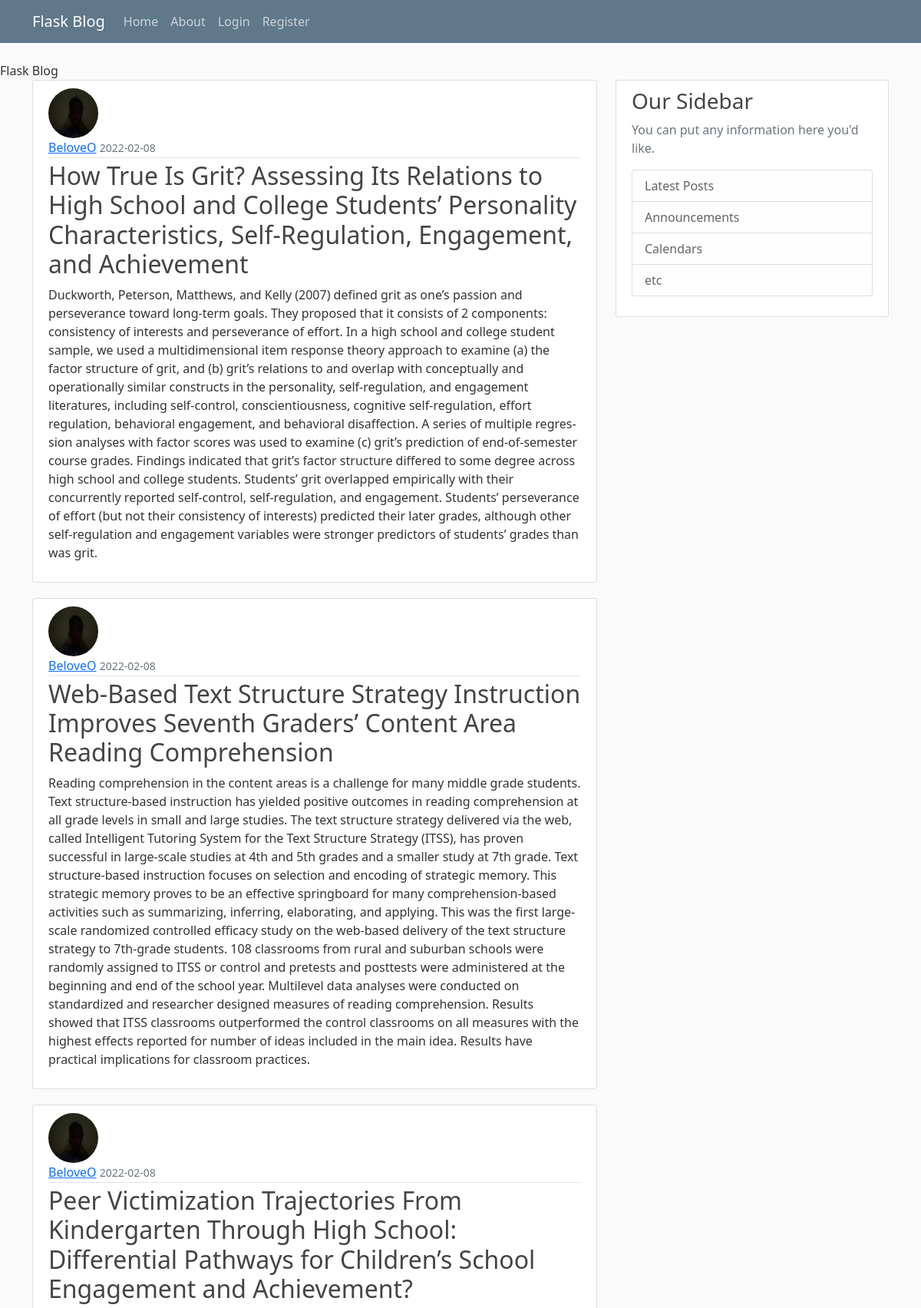
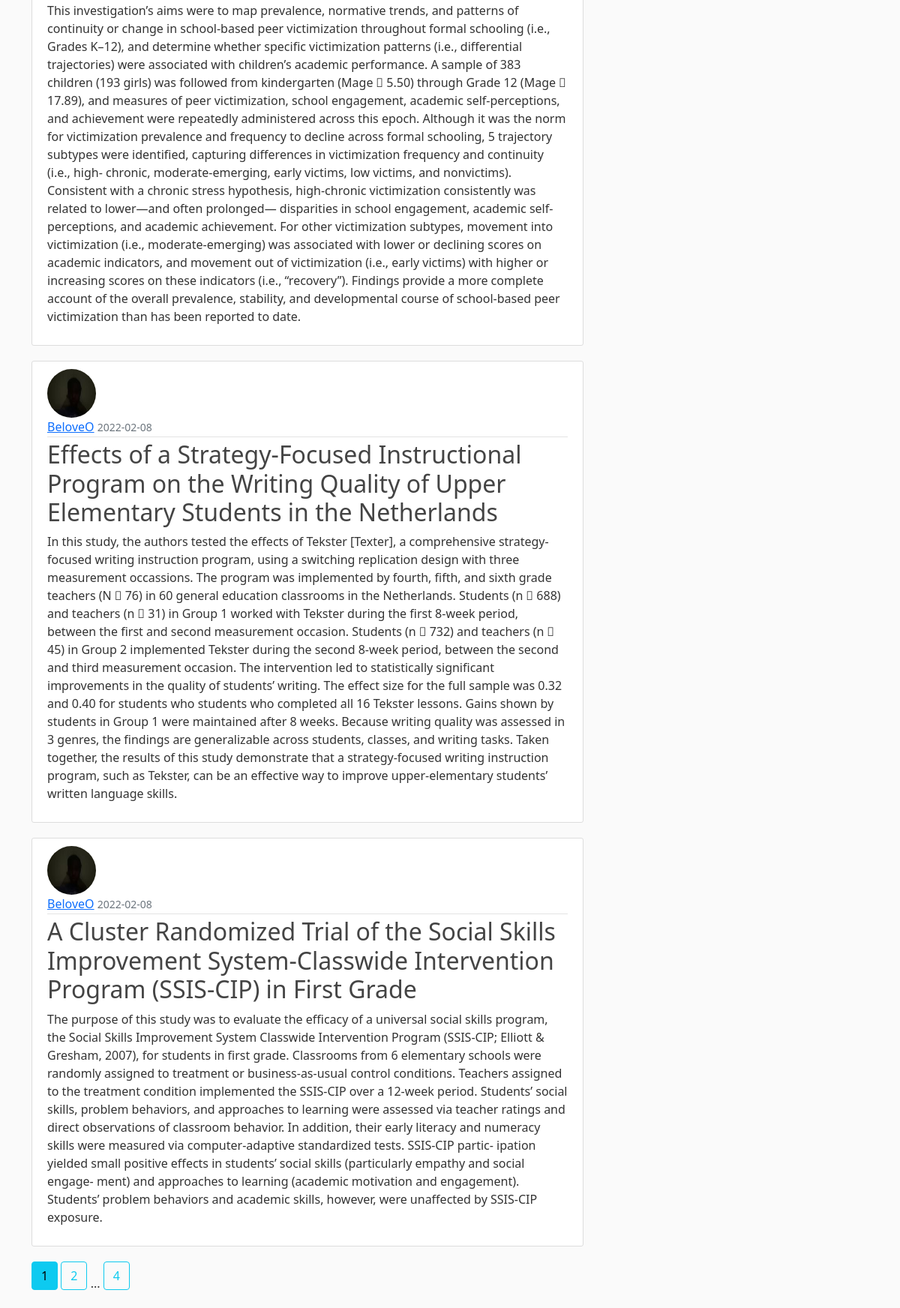
The page /home on the database its author committed (2 pictures, top to bottom).
### flaskblog/models.py (models this page shows, shortened)
class Post(db.Model):
	id = db.Column(db.Integer, primary_key=True)
	title = db.Column(db.String(100), nullable=False)
	date_posted = db.Column(db.DateTime, nullable=False, default=datetime.utcnow)
	content = db.Column(db.Text, nullable=False)
	user_id = db.Column(db.Integer, db.ForeignKey('user.id'), nullable=False)

class User(db.Model, UserMixin):
	id = db.Column(db.Integer, primary_key=True)
	username = db.Column(db.String(20), unique=True, nullable=False)
	email = db.Column(db.String(120), unique=True, nullable=False)
	image_file = db.Column(db.String(20), nullable=False, default='default.jpg')
	password = db.Column(db.String(60), nullable=False)
	posts = db.relationship('Post', backref='author', lazy=True)

### flaskblog/routes.py (the view)
@app.route("/")
@app.route("/home")
def home():
	page = request.args.get('page', 1, type=int)
	posts = Post.query.order_by(Post.date_posted.desc()).paginate(page=page, per_page=5)
	return render_template('home.html', posts=posts)

### flaskblog/templates/home.html
{% extends "layout.html" %}
{% block content %}
   {% for post in posts.items %}
       <article class="media content-section">
       	<img class="rounded-circle article-img" src="{{ url_for('static', filename='profile_pics/' + post.author.image_file) }}">
         <div class="media-body">
           <div class="article-metadata">
             <a class="mr-2" href="{{ url_for('user_posts', username=post.author.username) }}">{{ post.author.username }}</a>
             <small class="text-muted">{{ post.date_posted.strftime('%Y-%m-%d') }}</small>
           </div>
           <h2><a class="article-title" style="text-decoration: none" href="{{ url_for('post', post_id=post.id) }}">{{ post.title }}</a></h2>
           <p class="article-content">{{ post.content }}</p>
         </div>
       </article>
    {% endfor %}
    {% for page_num in posts.iter_pages(left_edge=1, right_edge=1, left_current=1, right_current=2) %}
    	{% if page_num %}
    		{% if posts.page == page_num %}
    			<a class="btn btn-info mb-4" href="{{ url_for('home', page=page_num) }}">{{ page_num }}</a>
    		{% else %}
    			<a class="btn btn-outline-info mb-4" href="{{ url_for('home', page=page_num) }}">{{ page_num }}</a>
    		{% endif %}
    	{% else %}
    		...
    	{% endif %}
    {% endfor %}
{% endblock content %}

### flaskblog/templates/layout.html (shortened to what this page needs)
<!DOCTYPE html PUBLIC "-//W3C//DTD HTML 4.01//EN" "http://www.w3.org/TR/html4/strict.dtd">
<html>
<head>
  <link href="https://cdn.jsdelivr.net/npm/bootstrap@5.1.3/dist/css/bootstrap.min.css" rel="stylesheet">
  <link href="{{ url_for('static', filename='main.css') }}" link rel="stylesheet" type="text/css"
  {% if title %}
  <title>Flask Blog - {{ title }}</title>
  {% else %}
   <title>Flask Blog</title>
  {% endif %}
</head>
<body>
  <header class="site-header">
     <nav class="navbar navbar-expand-md navbar-dark bg-steel fixed-top">
       <div class="container">
         <a class="navbar-brand mr-4" href="/">Flask Blog</a>
         <div class="collapse navbar-collapse" id="navbarToggle">
           <div class="navbar-nav mr-auto">
             <a class="nav-item nav-link" href="{{ url_for('home')}}">Home</a>
             <a class="nav-item nav-link" href="{{ url_for('about')}}">About</a>
          </div>
          <div class="navbar-nav">
          	{% if current_user.is_authenticated %}
          		<a class="nav-item nav-link" href="{{ url_for('new_post')}}">New Post</a>
          		<a class="nav-item nav-link" href="{{ url_for('account')}}">Account</a>
          		<a class="nav-item nav-link" href="{{ url_for('logout')}}">Logout</a>
          	{% else %}
            <a class="nav-item nav-link" href="{{ url_for('login')}}">Login</a>
            <a class="nav-item nav-link" href="{{ url_for('register')}}">Register</a>
            {% endif %}
          </div>
        </div>
      </div>
    </nav>
  </header>
  <main role="main" class="container">
    <div class="row">
      <div class="col-md-8">
        {% block content %}{% endblock %}
      </div>
      <div class="col-md-4">
        <div class="content-section">
          <h3>Our Sidebar</h3>
          <p class='text-muted'>You can put any information here you'd like.
            <ul class="list-group">
              <li class="list-group-item list-group-item-light">Latest Posts</li>
              <li class="list-group-item list-group-item-light">Announcements</li>
              <li class="list-group-item list-group-item-light">Calendars</li>
              <li class="list-group-item list-group-item-light">etc</li>
            </ul>
          </p>
        </div>
      </div>
    </div>
  </main>
</body>
</html>

### flaskblog/static/main.css (style rules this page uses)
body { background: #fafafa; color: #333333; margin-top: 5rem; }
h1, h2, h3, h4, h5, h6 { color: #444444; }
.bg-steel { background-color: #5f788a; }
.site-header .navbar-nav .nav-link { color: #cbd5db; }
.content-section { background: #ffffff; padding: 10px 20px; border: 1px solid #dddddd; border-radius: 3px; margin-bottom: 20px; }
.article-title { color: #444444; }
.article-content { white-space: pre-line; }
.article-img { height: 65px; width: 65px; margin-right: 16px; }
.article-metadata { padding-bottom: 1px; margin-bottom: 4px; border-bottom: 1px solid #e3e3e3 }

### rows shown on the page
Post: image_file (picture), author.username "BeloveO", date_posted "2022-02-08", title "How True Is Grit? Assessing Its Relations to High School and College Students’ Personality Characteristics, Self-Regulation, Engagement, and Achievement", content "Duckworth, Peterson, Matthews, and Kelly (2007) defined grit as one’s passion and perseverance toward long-term goals. They proposed that it consists of 2 components: consistency of interests and perseverance of effort. In a high school and college student sample, we used a multidimensional item response theory approach to examine (a) the factor structure of grit, and (b) grit’s relations to and overlap with conceptually and operationally similar constructs in the personality, self-regulation, and engagement literatures, including self-control, conscientiousness, cognitive self-regulation, effort regulation, behavioral engagement, and behavioral disaffection. A series of multiple regres-…"
Post: image_file (picture), author.username "BeloveO", date_posted "2022-02-08", title "Web-Based Text Structure Strategy Instruction Improves Seventh Graders’ Content Area Reading Comprehension", content "Reading comprehension in the content areas is a challenge for many middle grade students. Text structure-based instruction has yielded positive outcomes in reading comprehension at all grade levels in small and large studies. The text structure strategy delivered via the web, called Intelligent Tutoring System for the Text Structure Strategy (ITSS), has proven successful in large-scale studies at 4th and 5th grades and a smaller study at 7th grade. Text structure-based instruction focuses on selection and encoding of strategic memory. This strategic memory proves to be an effective springboard for many comprehension-based activities such as summarizing, inferring, elaborating, and applying.…"
Post: image_file (picture), author.username "BeloveO", date_posted "2022-02-08", title "Peer Victimization Trajectories From Kindergarten Through High School: Differential Pathways for Children’s School Engagement and Achievement?", content "This investigation’s aims were to map prevalence, normative trends, and patterns of continuity or change in school-based peer victimization throughout formal schooling (i.e., Grades K–12), and determine whether specific victimization patterns (i.e., differential trajectories) were associated with children’s academic performance. A sample of 383 children (193 girls) was followed from kindergarten (Mage 􏰀 5.50) through Grade 12 (Mage 􏰀 17.89), and measures of peer victimization, school engagement, academic self-perceptions, and achievement were repeatedly administered across this epoch. Although it was the norm for victimization prevalence and frequency to decline across formal schooling, 5…"
Post: image_file (picture), author.username "BeloveO", date_posted "2022-02-08", title "Effects of a Strategy-Focused Instructional Program on the Writing Quality of Upper Elementary Students in the Netherlands", content "In this study, the authors tested the effects of Tekster [Texter], a comprehensive strategy-focused writing instruction program, using a switching replication design with three measurement occassions. The program was implemented by fourth, fifth, and sixth grade teachers (N \u0011 76) in 60 general education classrooms in the Netherlands. Students (n \u0011 688) and teachers (n \u0011 31) in Group 1 worked with Tekster during the first 8-week period, between the first and second measurement occasion. Students (n \u0011 732) and teachers (n \u0011 45) in Group 2 implemented Tekster during the second 8-week period, between the second and third measurement occasion. The intervention led to statistically significant…"
Post: image_file (picture), author.username "BeloveO", date_posted "2022-02-08", title "A Cluster Randomized Trial of the Social Skills Improvement System-Classwide Intervention Program (SSIS-CIP) in First Grade", content "The purpose of this study was to evaluate the efficacy of a universal social skills program, the Social Skills Improvement System Classwide Intervention Program (SSIS-CIP; Elliott & Gresham, 2007), for students in first grade. Classrooms from 6 elementary schools were randomly assigned to treatment or business-as-usual control conditions. Teachers assigned to the treatment condition implemented the SSIS-CIP over a 12-week period. Students’ social skills, problem behaviors, and approaches to learning were assessed via teacher ratings and direct observations of classroom behavior. In addition, their early literacy and numeracy skills were measured via computer-adaptive standardized tests.…"

### other values the page prints
{{ page_num }} "1"
{{ page_num }} "2" "4"
